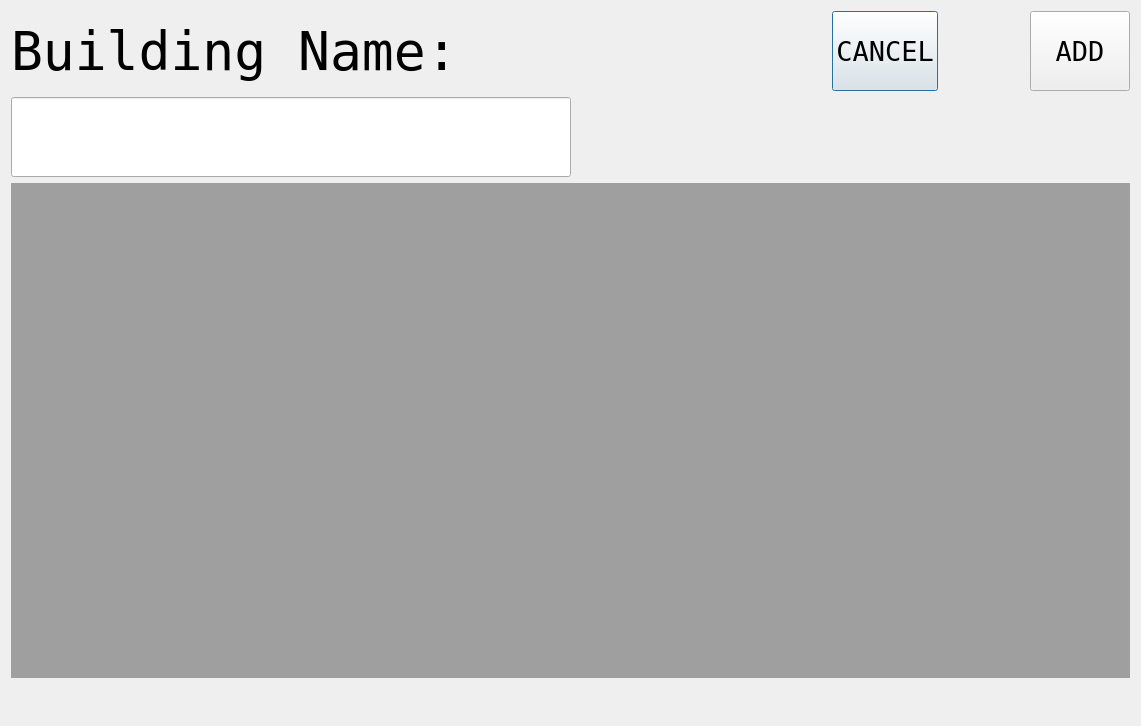
<?xml version="1.0" encoding="UTF-8"?>
<ui version="4.0">
 <class>AddBuilding</class>
 <widget class="QDialog" name="AddBuilding">
  <property name="geometry">
   <rect>
    <x>0</x>
    <y>0</y>
    <width>1141</width>
    <height>726</height>
   </rect>
  </property>
  <property name="windowTitle">
   <string>Dialog</string>
  </property>
  <layout class="QVBoxLayout" name="verticalLayout">
   <item>
    <layout class="QHBoxLayout" name="horizontalLayout_4">
     <item>
      <layout class="QHBoxLayout" name="horizontalLayout_2">
       <item>
        <widget class="QLabel" name="label">
         <property name="font">
          <font>
           <family>Terminal</family>
           <pointsize>40</pointsize>
          </font>
         </property>
         <property name="text">
          <string>Building Name: </string>
         </property>
        </widget>
       </item>
       <item>
        <spacer name="horizontalSpacer_3">
         <property name="orientation">
          <enum>Qt::Horizontal</enum>
         </property>
         <property name="sizeHint" stdset="0">
          <size>
           <width>40</width>
           <height>20</height>
          </size>
         </property>
        </spacer>
       </item>
      </layout>
     </item>
     <item>
      <layout class="QHBoxLayout" name="horizontalLayout_3">
       <item>
        <spacer name="horizontalSpacer_5">
         <property name="orientation">
          <enum>Qt::Horizontal</enum>
         </property>
         <property name="sizeHint" stdset="0">
          <size>
           <width>40</width>
           <height>20</height>
          </size>
         </property>
        </spacer>
       </item>
       <item>
        <spacer name="horizontalSpacer_6">
         <property name="orientation">
          <enum>Qt::Horizontal</enum>
         </property>
         <property name="sizeHint" stdset="0">
          <size>
           <width>40</width>
           <height>20</height>
          </size>
         </property>
        </spacer>
       </item>
       <item>
        <spacer name="horizontalSpacer_7">
         <property name="orientation">
          <enum>Qt::Horizontal</enum>
         </property>
         <property name="sizeHint" stdset="0">
          <size>
           <width>40</width>
           <height>20</height>
          </size>
         </property>
        </spacer>
       </item>
       <item>
        <widget class="QPushButton" name="cancelItem">
         <property name="minimumSize">
          <size>
           <width>100</width>
           <height>80</height>
          </size>
         </property>
         <property name="font">
          <font>
           <family>Terminal</family>
           <pointsize>20</pointsize>
          </font>
         </property>
         <property name="text">
          <string>CANCEL</string>
         </property>
        </widget>
       </item>
       <item>
        <spacer name="horizontalSpacer_4">
         <property name="orientation">
          <enum>Qt::Horizontal</enum>
         </property>
         <property name="sizeHint" stdset="0">
          <size>
           <width>40</width>
           <height>20</height>
          </size>
         </property>
        </spacer>
       </item>
       <item>
        <widget class="QPushButton" name="addItem">
         <property name="minimumSize">
          <size>
           <width>100</width>
           <height>80</height>
          </size>
         </property>
         <property name="font">
          <font>
           <family>Terminal</family>
           <pointsize>20</pointsize>
          </font>
         </property>
         <property name="text">
          <string>ADD</string>
         </property>
        </widget>
       </item>
      </layout>
     </item>
    </layout>
   </item>
   <item>
    <layout class="QHBoxLayout" name="horizontalLayout">
     <item>
      <widget class="QLineEdit" name="buildingNameEntered">
       <property name="minimumSize">
        <size>
         <width>450</width>
         <height>80</height>
        </size>
       </property>
      </widget>
     </item>
     <item>
      <spacer name="horizontalSpacer_2">
       <property name="orientation">
        <enum>Qt::Horizontal</enum>
       </property>
       <property name="sizeHint" stdset="0">
        <size>
         <width>40</width>
         <height>20</height>
        </size>
       </property>
      </spacer>
     </item>
    </layout>
   </item>
   <item>
    <widget class="QMdiArea" name="mdiArea"/>
   </item>
   <item>
    <widget class="QLabel" name="errorLabel">
     <property name="font">
      <font>
       <family>Terminal</family>
       <pointsize>20</pointsize>
      </font>
     </property>
     <property name="text">
      <string/>
     </property>
     <property name="alignment">
      <set>Qt::AlignCenter</set>
     </property>
    </widget>
   </item>
  </layout>
 </widget>
 <resources/>
 <connections/>
</ui>
